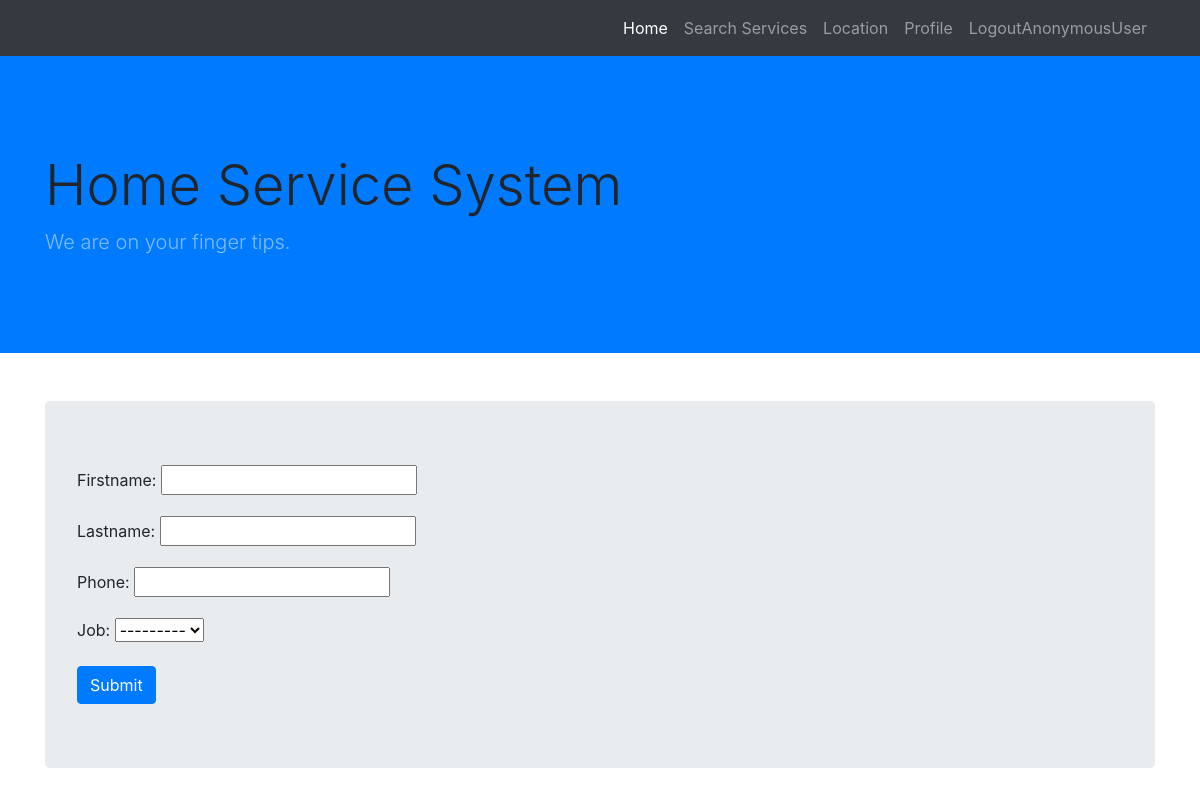
Page /profile on the earlier database version.
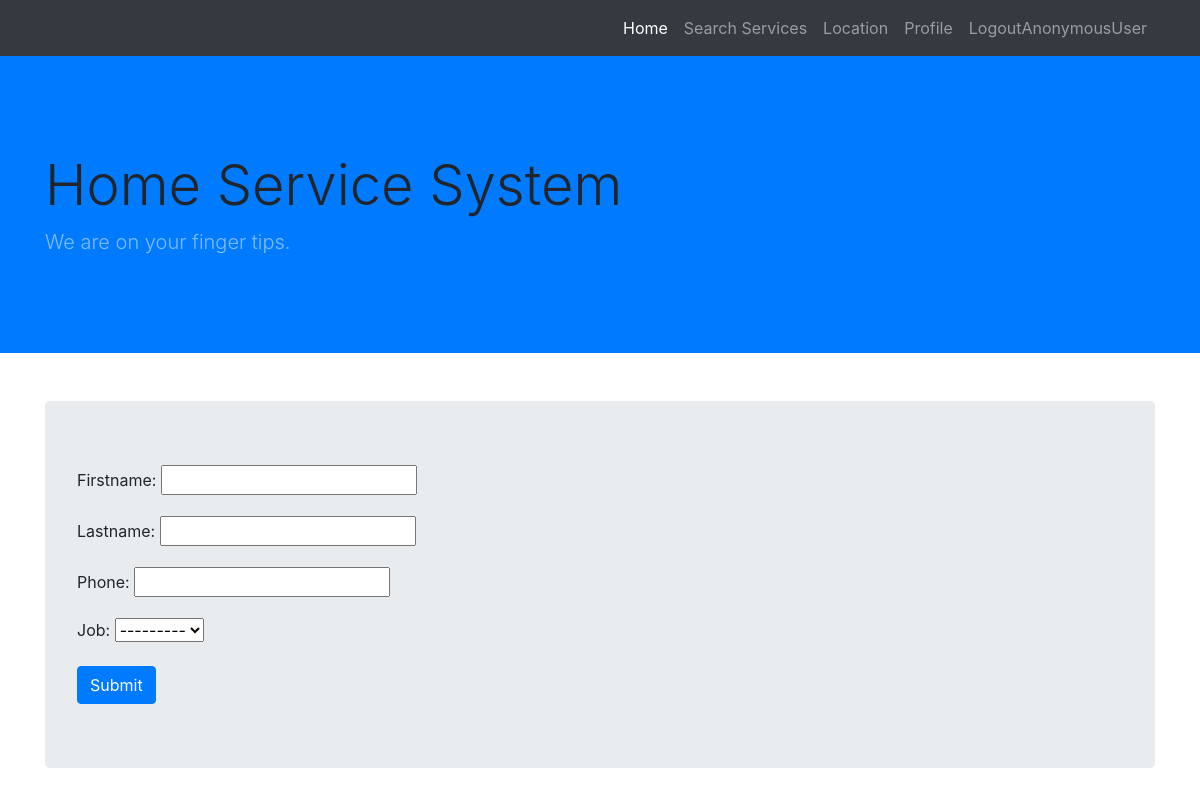
Same page on the later database version.
### HSSapp/models.py (models this page shows)
class JobCategory(models.Model):
    job = models.CharField(max_length=50)
    def __str__(self):
        return self.job

### HSSapp/views.py (the view, shortened to what this page needs)
# urls.py: path('profile',views.profilecreate,name='profile'),
def profilecreate(request):
    if request.method == 'GET':
        form = profileform()
        return render(request, 'HSSapp/profile.html', {'form': form})

### HSSapp/forms.py
class profileform(forms.ModelForm):
    class Meta:
        model = Profile
        exclude = ['name']

### templates/HSSapp/profile.html (shortened to what this page needs)
<!DOCTYPE html>
{% extends "index2.html" %}
    {% block body_block%}
{% load static %}
<div class="container">
    <div class="jumbotron">
        <form action="{% url 'profile' %}" method="post">
            {{form.as_p}}
                <input type="submit" class='btn btn-primary' value="Submit">
        </form>
    </div>
</div>
{% endblock %}

### templates/index2.html (shortened to what this page needs)
<!DOCTYPE html>
<html lang="en">
{% load static %}
<head>
  <link href="{% static 'vendor/bootstrap/css/bootstrap.min.css' %}" rel="stylesheet">
  <link href="{% static 'css/business-frontpage.css' %}" rel="stylesheet">
</head>
<body>
  <nav class="navbar navbar-expand-lg navbar-dark bg-dark fixed-top">
    <div class="container">
        <div class="collapse navbar-collapse" id="navbarResponsive">
            <ul class="navbar-nav ml-auto">
              <li class="nav-item active">
                <a class="nav-link" href="#">Home
                </a>
              </li>
              <li class="nav-item">
                <a class="nav-link" href="{% url 'home' %}">Search Services</a>
              </li>
              <li class="nav-item">
                <a class="nav-link" href="{% url 'location' %}">Location</a>
              </li>
              <li class="nav-item">
                <a class="nav-link" href="{% url 'profile' %}">Profile</a>
              </li>
                <li>
                <a class="nav-link" href="{% url 'logout' %}">Logout{{user}}</a>
              </li>
            </ul>
        </div>
    </div>
  </nav>
  <header class="bg-primary py-5 mb-5">
    <div class="container h-100">
      <div class="row h-100 align-items-center">
        <div class="col-lg-12">
          <h1 class="display-4 text-black mt-5 mb-2">Home Service System</h1>
          <p class="lead mb-5 text-white-50">We are on your finger tips.</p>
        </div>
      </div>
    </div>
  </header>
    {% block body_block %}
    {% endblock %}
</body>
</html>

### static/css/business-frontpage.css (style rules this page uses)
body { padding-top: 56px; }

Differences in the rows shown:
added JobCategory: job "---------"
Other differences:
form field job: "---------" → (not shown)
